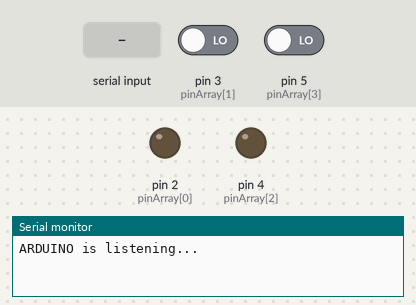
The sketch below on a simulated Arduino Uno, built with avr-gcc and run on an emulated ATmega328P. On the bench: output pins drawn as LEDs (lit = HIGH), the last lines printed to the serial monitor. The inputs (shaded band) are chosen by the test bench; at power-on: pin 3 (pinArray[1]) LOW, pin 5 (pinArray[3]) LOW.

Above: at 1.2 s.
1.3 s: "1" received over Serial
At 3.1 s:
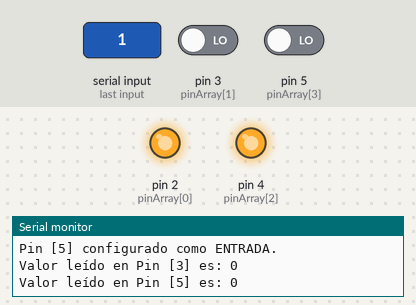
3.5 s: "0" received over Serial
At 5.3 s:
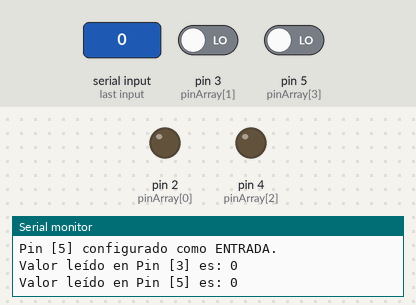
Timing chart, 0 to 6.8 s (numbered marks = the images above; inputs shaded):
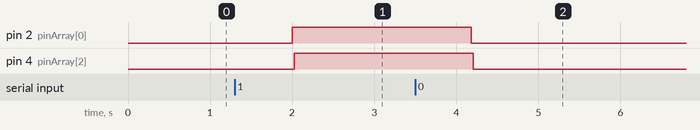

Measured:
- after the input at 1.3 s, pin 2 (pinArray[0]): LOW → HIGH after 0.70 s; pin 4 (pinArray[2]): LOW → HIGH after 0.73 s
- after the input at 3.5 s, pin 2 (pinArray[0]): HIGH → LOW after 0.68 s; pin 4 (pinArray[2]): HIGH → LOW after 0.71 s

The sketch:

SimpleGateTest.ino
```cpp
#include <ArduinoJson.h>
#include <SoftwareSerial.h>

#define TX 10
#define RX 11

char ch = ' ';
int TEST_VALUE;
int pinArray[4] = { 2, 3, 4, 5 };

SoftwareSerial BTSerial(TX, RX);

// Probanado con cuatro pines (dos inversores) del 74ls04
const char* json = "{\"pinNo\":4,\"config\":\"OIOIOIOIOIOIOO\"}";
const int capacity = JSON_OBJECT_SIZE(2);

void setup() {

  // Set baud-rate para HC-05
  //BTSerial.begin(9600);

  Serial.begin(9600);
  Serial.println("ARDUINO is listening...");

}

void loop() {

  /*
   *
  if (BTSerial.available()) {
    // do same algorithm but reading JSON from remote app... and STUFF
  }
  */

  if (Serial.available()) {
    ch = Serial.read();

    if (ch == '0') {
      simpleTest(pinArray, LOW);
    }
    else if (ch == '1') {
      simpleTest(pinArray, HIGH);
    }


  } // end of Serial.available()

  delay(1000);

}

void simpleTest(int pinArray[4], int testValue) {
    DynamicJsonBuffer jsonBuffer(capacity);
    JsonObject& obj = jsonBuffer.parseObject(json);

    if (obj.success()) {
      const int pinNo = obj["pinNo"];
      const char* pinConfig = obj["config"];

      /*switch(ch) {
        case '0': TEST_VALUE = LOW; break;
        case '1': TEST_VALUE = HIGH; break;
      }*/

      for (int i = 0; i < pinNo; i++) {
        if (pinConfig[i] == 'I') {
          pinMode(pinArray[i], INPUT);
          Serial.print("Pin ["); Serial.print(pinArray[i]); Serial.println("] configurado como ENTRADA.");
        } else if (pinConfig[i] == 'O') {
          pinMode(pinArray[i], OUTPUT);
          digitalWrite(pinArray[i], testValue);
          Serial.print("Pin ["); Serial.print(pinArray[i]); Serial.print("] configurado como SALIDA. ");
          Serial.print("Valor de prueba: "); Serial.println(testValue);
        }
      }

      for (int i = 0; i < pinNo; i++) {
        if (pinConfig[i] == 'I') {
          Serial.print("Valor leído en Pin ["); Serial.print(pinArray[i]); Serial.print("] es: ");
          //delay(1000);
          Serial.println(digitalRead(pinArray[i]));
        }
      }
    }
    else {
      Serial.println("JSON not parsed");
    }
}
```
